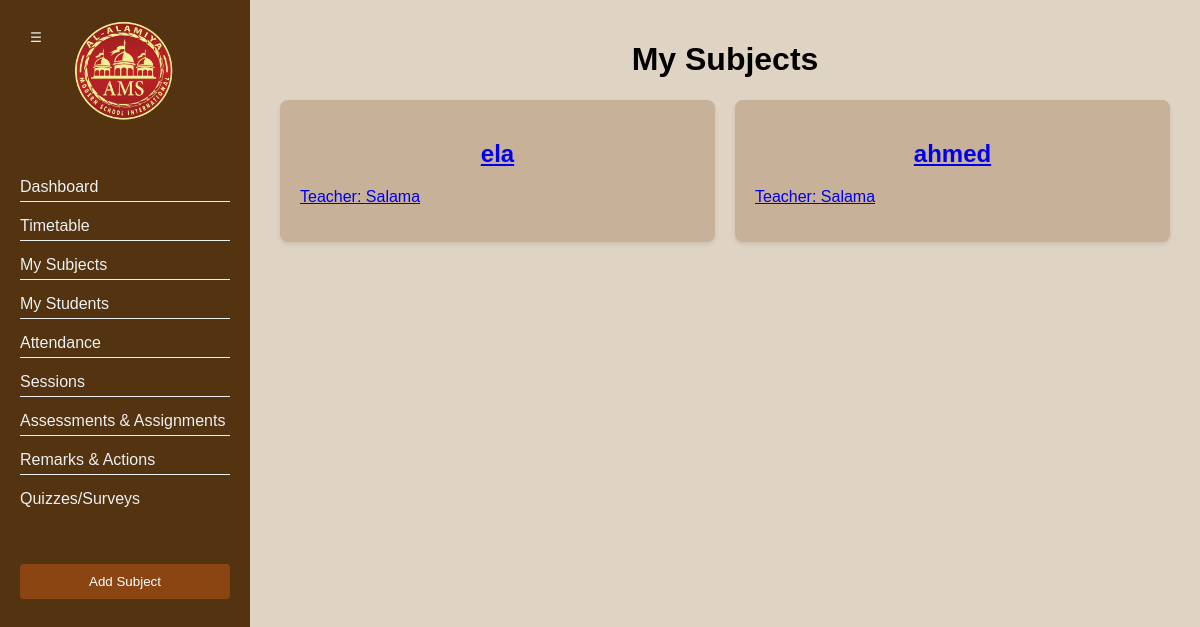
/my_subjects (signed in), run on the app's committed database.
### main.py (models this page shows)
    class Subjects(db.Model):
        id = db.Column(db.Integer, primary_key=True)
        name = db.Column(db.String(100))
        teacher_id = db.Column(db.Integer, db.ForeignKey('users.id'))
        grade = db.Column(db.String(1000))
        teacher_name = db.Column(db.String(1000))
        lessons = db.relationship('Lessons', backref='subject')

### main.py (the view)
@app.route("/my_subjects")
@login_required
def my_subjects():
    print(f"Current User ID: {current_user.id}")  # Debug statement
    print(f"Current User Role: {current_user.role}")  # Debug statement
    if current_user.role == 'student':
        all_subjects = Subjects.query.all()
        current_user_grade = current_user.grade
        filtered_subjects = [subject for subject in all_subjects if subject.grade == current_user_grade]
        return render_template("my_subjects.html", subjects=filtered_subjects)
    elif current_user.role == 'teacher':
        teacher = Users.query.filter_by(id=current_user.id).first()
        teacher_name = teacher.name
        print(teacher_name)
        if teacher:
            filtered_subjects = Subjects.query.filter_by(teacher_name=teacher_name).all()
            return render_template("my_subjects_teacher.html", subjects=filtered_subjects)
        else:
            print("Teacher record not found.")  # Debug statement
            return redirect("/")
    else:
        print("Role not recognized.")  # Debug statement
        return redirect("/")

### main.py (called while the page is built)
@login_manager.user_loader
def load_user(user_id):
    user = Users.query.get(int(user_id))
    return user

### templates/my_subjects_teacher.html (shortened to what this page needs)
<!DOCTYPE html>
<html lang="en">
<head>
    <link rel="stylesheet" href="../static/css/simplebar.css">
    <link rel="stylesheet" href="../static/css/feather.css">
    <link rel="stylesheet" href="../static/css/fullcalendar.css">
    <link rel="stylesheet" href="../static/css/select2.css">
    <link rel="stylesheet" href="../static/css/dropzone.css">
    <link rel="stylesheet" href="../static/css/uppy.min.css">
    <link rel="stylesheet" href="../static/css/jquery.steps.css">
    <link rel="stylesheet" href="../static/css/jquery.timepicker.css">
    <link rel="stylesheet" href="../static/css/quill.snow.css">
    <link rel="stylesheet" href="../static/css/daterangepicker.css">
</head>
<body>
    <button class="toggle-btn" onclick="toggleSidebar()">☰</button>
    <div class="container">
        <div class="sidebar" id="sidebar">
            <div class="logo-container">
                <a href="../templates/index.html">
                    <img src="../static/assets/images/logo.png" alt="School Logo" style="width: 100px; height: auto;">
                </a>
            </div>
            <ul>
                <li><a href="/dashboard"><span class="link-text">Dashboard</span></a></li>
                <li><a href="#"><span class="link-text">Timetable</span></a></li>
                <li><a href="/my_subjects"><span class="link-text">My Subjects</span></a></li>
                <li><a href="/students"><span class="link-text">My Students</span></a></li>
                <li><a href="#"><span class="link-text">Attendance</span></a></li>
                <li><a href="#"><span class="link-text">Sessions</span></a></li>
                <li><a href="#"><span class="link-text">Assessments & Assignments</span></a></li>
                <li><a href="#"><span class="link-text">Remarks & Actions</span></a></li>
                <li><a href="#"><span class="link-text">Quizzes/Surveys</span></a></li>
            </ul>
            <button class="add-subject-btn" onclick="window.location.href='/create_subject'">Add Subject</button>
        </div>
        <div class="main-content" id="main-content">
            <div class="dashboard-header">
                <h1>My Subjects</h1>
            </div>
            <div class="dashboard-sections">
                {% for subject in subjects %}
                <div class="section">
                    <a href="/view_subject/{{ subject.id }}">
                        <h2>{{ subject.name }}</h2>
                    </a>
                    <a href="/view_teacher/{{ subject.id }}">
                        <ul>
                            <li>Teacher: {{ subject.teacher_name }}</li>
                        </ul>
                    </a>
                </div>
                <br>
                {% endfor %}
            </div>
        </div>
    </div>
</body>
</html>

### templates/my_subjects_teacher.html (style rules this page uses)
body { background: #DFD3C3; font-family: Arial, sans-serif; margin: 0; padding: 0; display: flex; height: 100vh; overflow-x: hidden; }
.container { display: flex; flex: 1; }
.sidebar { width: 250px; background-color: #543310; color: #ecf0f1; padding: 20px; box-sizing: border-box; position: fixed; top: 0; bottom: 0; left: 0; transform: translateX(0); transition: transform 0.3s ease-in-out; display: flex; flex-direction: column; align-items: center; overflow-y: auto; z-index: 100; }
.logo-container { display: flex; justify-content: center; align-items: center; width: 100%; margin-bottom: 20px; }
.sidebar ul { list-style: none; padding: 0; width: 100%; }
.sidebar ul li { margin: 15px 0; border-bottom: 1px solid #ecf0f1; padding-bottom: 5px; }
.sidebar ul li:last-child { border-bottom: none; }
.sidebar ul li a { color: #ecf0f1; text-decoration: none; display: block; width: 100%; }
.main-content { flex: 1; padding: 20px; box-sizing: border-box; margin-left: 250px; transition: margin-left 0.3s ease-in-out; }
.dashboard-header { text-align: center; margin-bottom: 20px; }
.dashboard-sections { display: flex; flex-wrap: wrap; justify-content: space-around; margin-bottom: 20px; }
.section { flex-basis: calc(50% - 20px); margin: 0 10px 20px; background-color: #C7B198; padding: 20px; box-sizing: border-box; border-radius: 8px; box-shadow: 0 2px 4px rgba(0, 0, 0, 0.1); color: #543310; }
.section h2 { text-align: center; }
.section ul { list-style: none; padding: 0; }
.section ul li { margin: 10px 0; }
.toggle-btn { position: fixed; top: 20px; left: 20px; background-color: #543310; color: #ecf0f1; border: none; padding: 10px; cursor: pointer; z-index: 1001; border-radius: 5px; }
.add-subject-btn { width: 100%; padding: 10px; background-color: #8B4513; border: none; color: #fff; border-radius: 4px; cursor: pointer; margin-top: 20px; text-align: center; }

### data on the page
Subjects: name "ela", teacher_name "Salama"
Subjects: name "ahmed", teacher_name "Salama"
